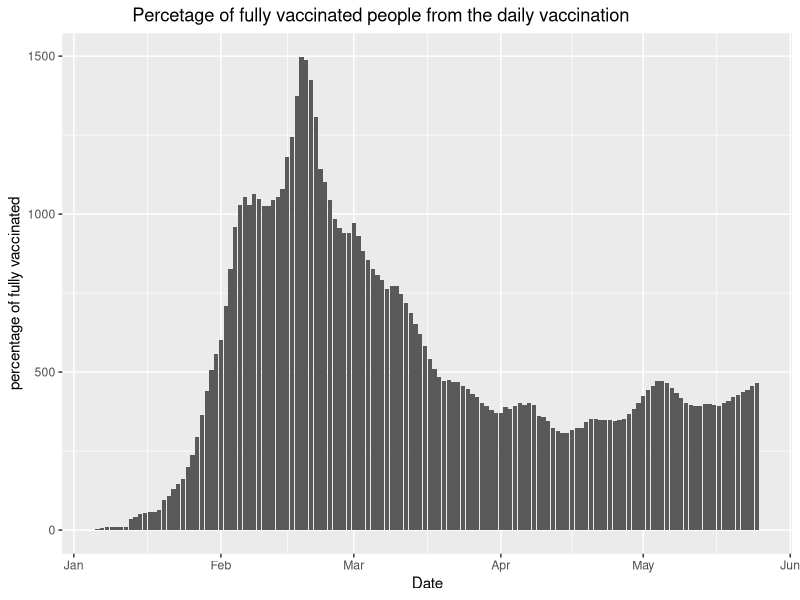

Reproduce this figure in R.
## ---- chunk 1
library(tidyverse)
library(dplyr)


# reading the CSV file after placing it in the same directory where getdw() was used to determine the current directory
country_vacc <- read_csv("country_vaccinations.csv") 


## ---- chunk 2

# Creating the first table (table_1)
table_1 <- country_vacc %>%
select (country,iso_code,date,people_vaccinated,daily_vaccinations)


# Creating the second table (table_2)
table_2 <- country_vacc %>%
select (country,iso_code,date, people_fully_vaccinated) 

## ---- chunk 3
percent_of_fully_vacc <- table_1 %>%
  left_join(table_2)%>%
  filter(country=="Canada") %>%
  mutate(percent_of_fully_vaccinated_people=people_fully_vaccinated/daily_vaccinations*100)

ggplot(percent_of_fully_vacc,aes(date,percent_of_fully_vaccinated_people))+
  geom_col()+
  labs(title="              Percetage of fully vaccinated people from the daily vaccination",x="Date",y="percentage of fully vaccinated")
 


## ---- chunk 4
Can_vacc <- country_vacc  %>%
full_join(percent_of_fully_vacc)  %>%
filter(country=="Canada") %>%
select(date,daily_vaccinations,vaccines,percent_of_fully_vaccinated_people)%>%
relocate(percent_of_fully_vaccinated_people, .after =daily_vaccinations )
 
## ---- chunk 5
country_vacc %>% group_by(vaccines) %>% 
  drop_na() %>% 
  summarise(mean_daily_vacc=mean(daily_vaccinations))%>%
  arrange(desc(mean_daily_vacc))


## ---- chunk 6
Source<-country_vacc %>% 
  group_by(source_name)  %>% 
  summarize(n=n())  %>% 
  arrange(desc(n))

## ---- chunk 7
monthly_vacc <- country_vacc   %>%
filter(date=="2021-01-31"| date=="2021-02-28"|date=="2021-03-31"|date=="2021-04-30"|date=="2021-05-20") %>%
  select(country,date,total_vaccinations)%>%
  filter(country=="Canada"|country=="Australia" |country=="United Kingdom"|country=="Bahamas")

monthly_vacc_wider <- monthly_vacc %>% drop_na()  %>% 
  pivot_wider(names_from = date,values_from = total_vaccinations)


## ---- chunk 8
April_vacc <- country_vacc   %>%
filter(date=="2021-04-30") %>%
  select(country,date,total_vaccinations)%>%
  filter(country=="Canada"|country=="Australia" |country=="United Kingdom"|country=="Bahamas"|country=="Hong Kong"|country=="Luxembourg"|country=="Russia"|country=="Scotland"|country=="Switzerland"|country=="United States"|country=="Turkey") %>%
  pivot_wider(names_from = country,values_from = total_vaccinations)


April_vacc_longer <- April_vacc %>%
  pivot_longer(cols="Australia":"United States",names_to = "Country",values_to = "Total_vaccinations") %>%
  replace_na(list(Total_vaccinations=0))



